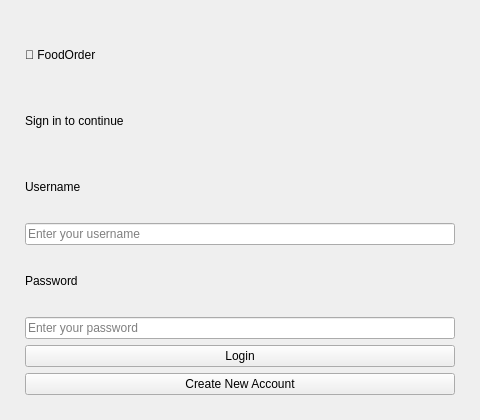
<?xml version="1.0" encoding="UTF-8"?>
<ui version="4.0">
 <class>LoginWindow</class>
 <widget class="QMainWindow" name="LoginWindow">
  <property name="geometry">
   <rect><x>0</x><y>0</y><width>480</width><height>420</height></rect>
  </property>
  <property name="windowTitle"><string>Food Ordering System</string></property>
  <widget class="QWidget" name="centralwidget">
   <layout class="QVBoxLayout">
    <item>
     <layout class="QHBoxLayout">
      <item><spacer><property name="orientation"><enum>Qt::Horizontal</enum></property></spacer></item>
      <item>
       <layout class="QVBoxLayout">
        <item><spacer><property name="orientation"><enum>Qt::Vertical</enum></property></spacer></item>
        <item>
         <widget class="QFrame" name="loginCard">
          <property name="objectName"><string>loginCard</string></property>
          <layout class="QVBoxLayout">
           <item><widget class="QLabel" name="loginTitle"><property name="text"><string>🍔 FoodOrder</string></property><property name="objectName"><string>loginTitle</string></property></widget></item>
           <item><widget class="QLabel" name="loginSub"><property name="text"><string>Sign in to continue</string></property><property name="objectName"><string>loginSub</string></property></widget></item>
           <item><widget class="QLabel"><property name="text"><string>Username</string></property></widget></item>
           <item><widget class="QLineEdit" name="usernameEdit"><property name="objectName"><string>loginInput</string></property><property name="placeholderText"><string>Enter your username</string></property></widget></item>
           <item><widget class="QLabel"><property name="text"><string>Password</string></property></widget></item>
           <item><widget class="QLineEdit" name="passwordEdit"><property name="objectName"><string>loginInput</string></property><property name="echoMode"><enum>QLineEdit::Password</enum></property><property name="placeholderText"><string>Enter your password</string></property></widget></item>
           <item><widget class="QPushButton" name="loginBtn"><property name="text"><string>Login</string></property><property name="objectName"><string>loginBtn</string></property></widget></item>
           <item><widget class="QPushButton" name="registerBtn"><property name="text"><string>Create New Account</string></property><property name="objectName"><string>registerBtn</string></property></widget></item>
          </layout>
         </widget>
        </item>
        <item><spacer><property name="orientation"><enum>Qt::Vertical</enum></property></spacer></item>
       </layout>
      </item>
      <item><spacer><property name="orientation"><enum>Qt::Horizontal</enum></property></spacer></item>
     </layout>
    </item>
   </layout>
  </widget>
 </widget>
</ui>
